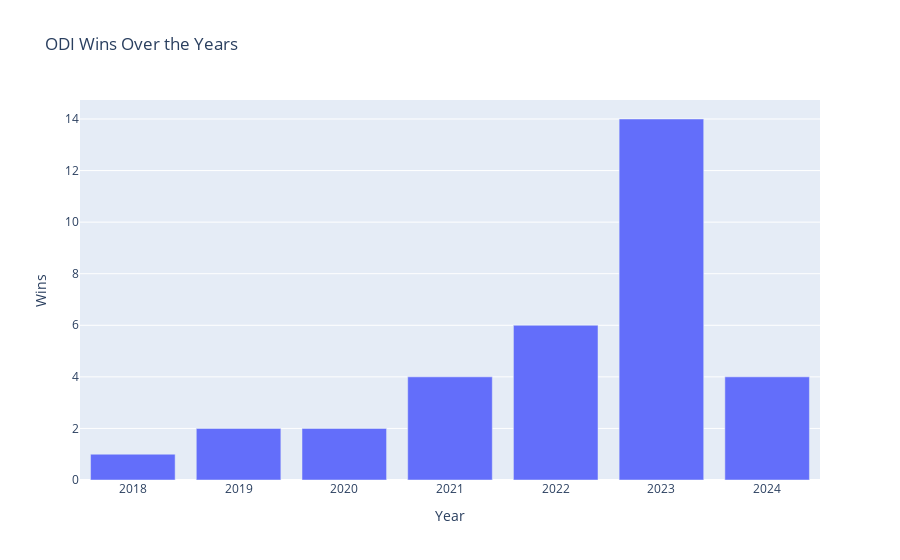
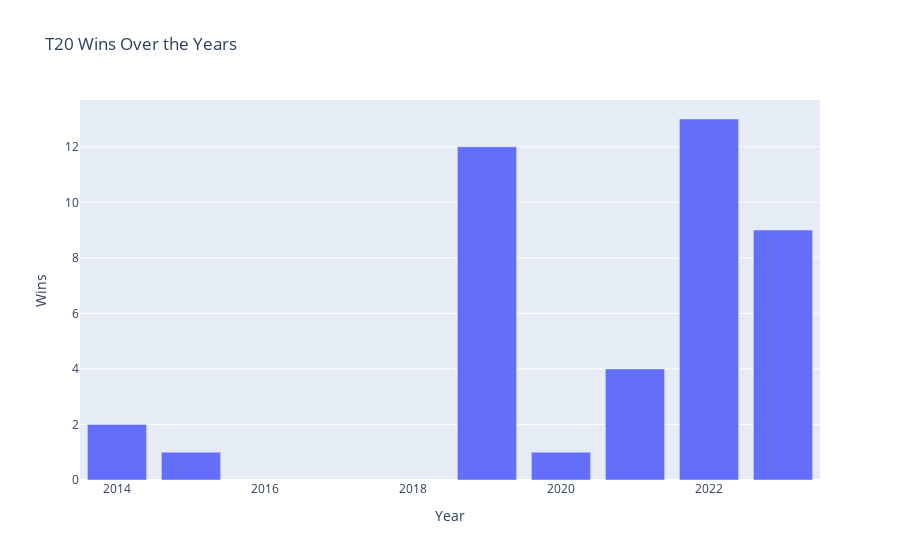

Write notebook code for charts like these, in order.
### Code cell
# Filter to include only years where there is valid data
nepal_wins_by_year_odi = nepal_wins_odi[nepal_wins_odi.Year >= 2018].groupby('Year').size().reset_index(name='Wins')
nepal_wins_by_year_t20 = nepal_wins_t20.groupby('Year').size().reset_index(name='Wins')

# nepal_loss_by_year_odi = nepal_loss_odi[nepal_loss_odi]

# Plotting ODI wins
fig_odi = px.bar(nepal_wins_by_year_odi, x='Year', y='Wins', title='ODI Wins Over the Years')
fig_odi.show()

# Plotting T20 wins
fig_t20 = px.bar(nepal_wins_by_year_t20, x='Year', y='Wins', title='T20 Wins Over the Years')
fig_t20.show()

### Figure 1 — Plotly figure (JSON) as saved in the notebook; plotly's stock layout.template omitted (floating-point values rounded to 4 significant figures)
{"data": [{"alignmentgroup": "True", "hovertemplate": "Year=%{x}<br>Wins=%{y}<extra></extra>", "legendgroup": "", "marker": {"color": "#636efa", "pattern": {"shape": ""}}, "name": "", "offsetgroup": "", "orientation": "v", "showlegend": false, "textposition": "auto", "type": "bar", "x": [2018, 2019, 2020, 2021, 2022, 2023, 2024], "xaxis": "x", "y": [1, 2, 2, 4, 6, 14, 4], "yaxis": "y"}], "layout": {"barmode": "relative", "legend": {"tracegroupgap": 0}, "title": {"text": "ODI Wins Over the Years"}, "xaxis": {"anchor": "y", "domain": [0, 1], "title": {"text": "Year"}}, "yaxis": {"anchor": "x", "domain": [0, 1], "title": {"text": "Wins"}}}}

### Figure 2 — Plotly figure (JSON) as saved in the notebook; plotly's stock layout.template omitted (floating-point values rounded to 4 significant figures)
{"data": [{"alignmentgroup": "True", "hovertemplate": "Year=%{x}<br>Wins=%{y}<extra></extra>", "legendgroup": "", "marker": {"color": "#636efa", "pattern": {"shape": ""}}, "name": "", "offsetgroup": "", "orientation": "v", "showlegend": false, "textposition": "auto", "type": "bar", "x": [2014, 2015, 2019, 2020, 2021, 2022, 2023], "xaxis": "x", "y": [2, 1, 12, 1, 4, 13, 9], "yaxis": "y"}], "layout": {"barmode": "relative", "legend": {"tracegroupgap": 0}, "title": {"text": "T20 Wins Over the Years"}, "xaxis": {"anchor": "y", "domain": [0, 1], "title": {"text": "Year"}}, "yaxis": {"anchor": "x", "domain": [0, 1], "title": {"text": "Wins"}}}}
